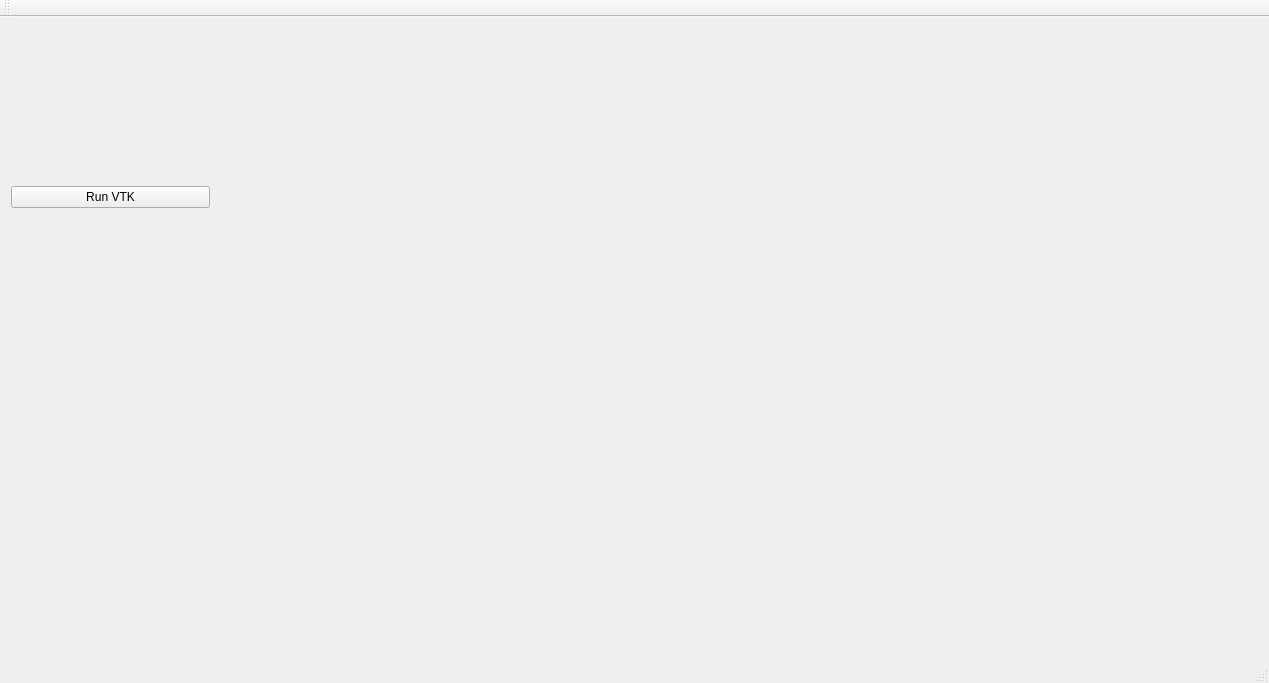
<?xml version="1.0" encoding="UTF-8"?>
<ui version="4.0">
 <class>MainWindow</class>
 <widget class="QMainWindow" name="MainWindow">
  <property name="geometry">
   <rect>
    <x>0</x>
    <y>0</y>
    <width>1269</width>
    <height>683</height>
   </rect>
  </property>
  <property name="windowTitle">
   <string>MainWindow</string>
  </property>
  <widget class="QWidget" name="centralWidget">
   <widget class="QWidget" name="verticalLayoutWidget">
    <property name="geometry">
     <rect>
      <x>0</x>
      <y>0</y>
      <width>221</width>
      <height>361</height>
     </rect>
    </property>
    <layout class="QVBoxLayout" name="verticalLayout">
     <item>
      <widget class="QPushButton" name="RunVTK">
       <property name="text">
        <string>Run VTK</string>
       </property>
      </widget>
     </item>
    </layout>
   </widget>
  </widget>
  <widget class="QMenuBar" name="menuBar">
   <property name="geometry">
    <rect>
     <x>0</x>
     <y>0</y>
     <width>1269</width>
     <height>26</height>
    </rect>
   </property>
  </widget>
  <widget class="QToolBar" name="mainToolBar">
   <attribute name="toolBarArea">
    <enum>TopToolBarArea</enum>
   </attribute>
   <attribute name="toolBarBreak">
    <bool>false</bool>
   </attribute>
  </widget>
  <widget class="QStatusBar" name="statusBar"/>
 </widget>
 <layoutdefault spacing="6" margin="11"/>
 <resources/>
 <connections/>
</ui>
